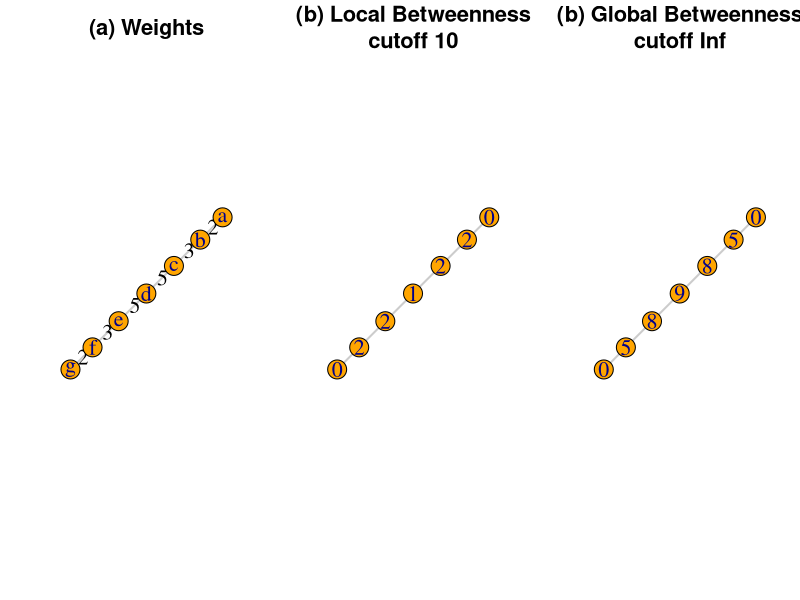
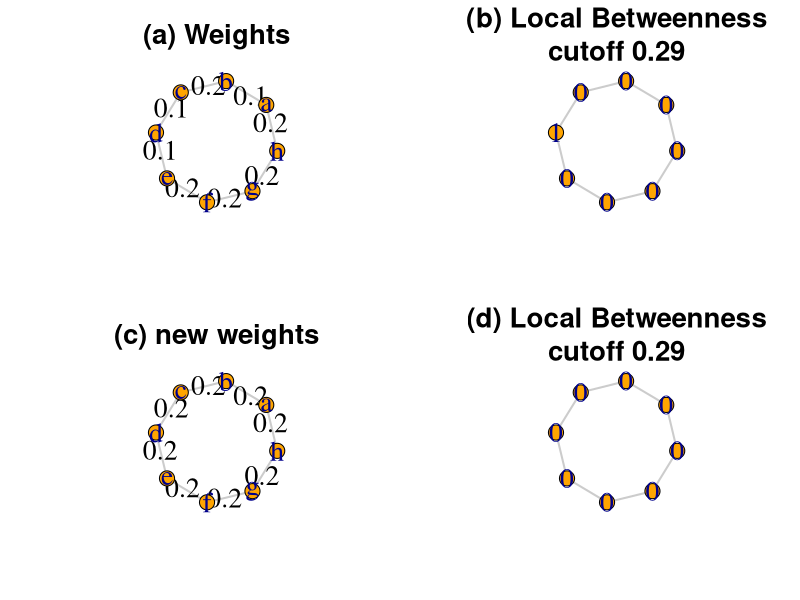
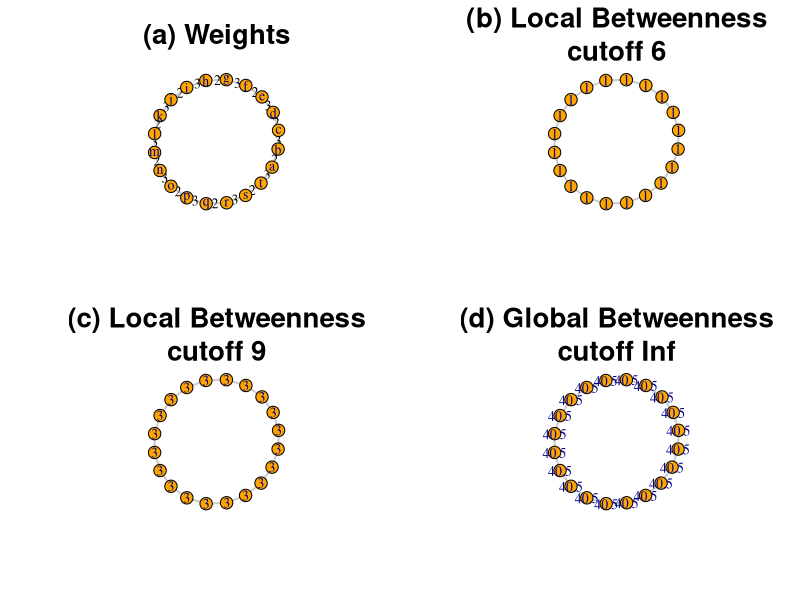

Write R code to recreate these figures, in order.
require(igraph)
packageVersion("igraph") # my installed version is 1.0.1




#----------------------------------------------------------------------------------------
#---------------    EXAMPLE 1    --------------------------------------------------------
#----------------------------------------------------------------------------------------

#--- set plotting parameters
vs <- 25# vertex.size
ec <- gray(0.8)#edge.color
elx <- 2# edge.label.cex
elc <- "black"#,edge.label.color
vlc <- 2#vertex.label.cex
ew <- 2#edge.width
cm <- 2
vc <- "orange"


g <- make_graph(c(1, 2, 2, 3, 3, 4, 4,5, 5, 6, 6, 7) , directed = FALSE)

set.seed(1210)
lay <- layout.auto(g)

graphics.off()
windows(width = 30, height=10)
par(mfrow=c(1,3))

V(g)$name <- letters[1:length(V(g))]
g <- set.edge.attribute(g, "weight",  value= c(2,3,5,5,3,2))
plot(g, edge.label=round(E(g)$weight,1), layout=lay, vertex.size=vs, edge.color=ec, edge.label.cex=elx, vertex.label.cex=vlc, edge.width=ew, edge.label.color=elc, vertex.color=vc)
title("(a) Weights", cex.main = cm)

bl.1 <- estimate_betweenness(g, cutoff=10)
V(g)$name <- bl.1
plot(g,        layout=lay, vertex.size=vs, edge.color=ec, edge.label.cex=elx, vertex.label.cex=vlc, edge.width=ew, edge.label.color=elc, vertex.color=vc)
title("(b) Local Betweenness\ncutoff 10", cex.main = cm)

bl.2 <- estimate_betweenness(g, cutoff=Inf)
V(g)$name <- bl.2
plot(g,        layout=lay, vertex.size=vs, edge.color=ec, edge.label.cex=elx, vertex.label.cex=vlc, edge.width=ew, edge.label.color=elc, vertex.color=vc)
title("(b) Global Betweenness\ncutoff Inf", cex.main = cm)


# Comments and Discussion:
# This simple example illustrates, why it is questionable
# if the cutoff parameter actually measures distance independent of the edge weights
#
# 1. define edge weights as in plot (a)
# 2. calculate vertex betweenness with cutoff 10 (b)
# 3. calculate vertex betweenness with cutoff Inf (c)






#----------------------------------------------------------------------------------------
#---------------    EXAMPLE 2    --------------------------------------------------------
#----------------------------------------------------------------------------------------

#--- set plotting parameters
vs <- 25# vertex.size
ec <- gray(0.8)#edge.color
elx <- 2# edge.label.cex
elc <- "black"#,edge.label.color
vlc <- 2#vertex.label.cex
ew <- 2#edge.width
cm <- 2
vc <- "orange"


set.seed(1210)
g <- make_ring(8)
lay <- layout.auto(g)

graphics.off()
windows(width = 12, height=12)
par(mfrow=c(2,2))

V(g)$name <- letters[1:length(V(g))]
g <- set.edge.attribute(g, "weight", value= c(.1 , .2, rep(.1, 2), rep(0.2,4)))
plot(g, edge.label=round(E(g)$weight,1), layout=lay, vertex.size=vs, edge.color=ec, edge.label.cex=elx, vertex.label.cex=vlc, edge.width=ew, edge.label.color=elc, vertex.color=vc)
title("(a) Weights", cex.main = cm)

bl.1 <- estimate_betweenness(g, cutoff=0.29)
V(g)$name <- bl.1
plot(g,        layout=lay, vertex.size=vs, edge.color=ec, edge.label.cex=elx, vertex.label.cex=vlc, edge.width=ew, edge.label.color=elc, vertex.color=vc)
title("(b) Local Betweenness\ncutoff 0.29", cex.main = cm)

V(g)$name <- letters[1:length(V(g))]
g <- set.edge.attribute(g, "weight", value=.2)
plot(g, edge.label=round(E(g)$weight,1), layout=lay, vertex.size=vs, edge.color=ec, edge.label.cex=elx, vertex.label.cex=vlc, edge.width=ew, edge.label.color=elc, vertex.color=vc)
title("(c) new weights", cex.main = cm)

bl.2 <- estimate_betweenness(g, cutoff=0.29)
V(g)$name <- bl.2
plot(g,          layout=lay, vertex.size=vs, edge.color=ec, edge.label.cex=elx, vertex.label.cex=vlc, edge.width=ew, edge.label.color=elc, vertex.color=vc)
title("(d) Local Betweenness\ncutoff 0.29", cex.main = cm)


# Comments and Discussion:
# This simple example illustrates, that vertex betweenness values change,
# if the edge weights are changed and the cutoff parameters are chosen constant.
# Ring shape to reconstruct the calculation easier;
#
# 1. define edge weights as in plot (a)
# 2. calculate vertex betweenness with cutoff 0.29 (b)
# 3. define new edge weights as in plot (c)
# 4. calculate vertex betweenness with cutoff 0.29 (d)





#----------------------------------------------------------------------------------------
#---------------    EXAMPLE 3    --------------------------------------------------------
#----------------------------------------------------------------------------------------

#--- set plotting parameters
vs <- 20# vertex.size
ec <- gray(0.8)#edge.color
elx <- 1# edge.label.cex
elc <- "black"#,edge.label.color
vlc <- 1#vertex.label.cex
ew <- 2#edge.width
cm <- 2
vc <- "orange"


set.seed(1210)
g <- make_ring(20)
lay <- layout.auto(g)

graphics.off()
windows(width = 30, height=30)
par(mfrow=c(2,2))

V(g)$name <- letters[1:length(V(g))]
g <- set.edge.attribute(g, "weight", value= c(rep(2:3,10)))
plot(g, edge.label=round(E(g)$weight,1), layout=lay, vertex.size=vs, edge.color=ec, edge.label.cex=elx, vertex.label.cex=vlc, edge.width=ew, edge.label.color=elc, vertex.color=vc)
title("(a) Weights", cex.main = cm)

bl.1 <- estimate_betweenness(g, cutoff=6)
V(g)$name <- bl.1
plot(g,        layout=lay, vertex.size=vs, edge.color=ec, edge.label.cex=elx, vertex.label.cex=vlc, edge.width=ew, edge.label.color=elc, vertex.color=vc)
title("(b) Local Betweenness\ncutoff 6", cex.main = cm)

bl.2 <- estimate_betweenness(g, cutoff=9)
V(g)$name <- bl.2
plot(g,        layout=lay, vertex.size=vs, edge.color=ec, edge.label.cex=elx, vertex.label.cex=vlc, edge.width=ew, edge.label.color=elc, vertex.color=vc)
title("(c) Local Betweenness\ncutoff 9", cex.main = cm)

bl.3 <- estimate_betweenness(g, cutoff=Inf)
V(g)$name <- bl.3
plot(g,          layout=lay, vertex.size=vs, edge.color=ec, edge.label.cex=elx, vertex.label.cex=vlc, edge.width=ew, edge.label.color=elc, vertex.color=vc)
title("(d) Global Betweenness\ncutoff Inf", cex.main = cm)


# Comments and Discussion:
# This simple example illustrates, that vertex betweenness values change,
# if the edge weights are constant and the cutoff parameters change.
# Ring shape to reconstruct the calculation easier;
#
# 1. define edge weights as in plot (a)
# 2. calculate vertex betweenness with cutoff 6 (b)
# 3. calculate vertex betweenness with cutoff 9 (c)
# 4. calculate vertex betweenness with cutoff Inf (d)
